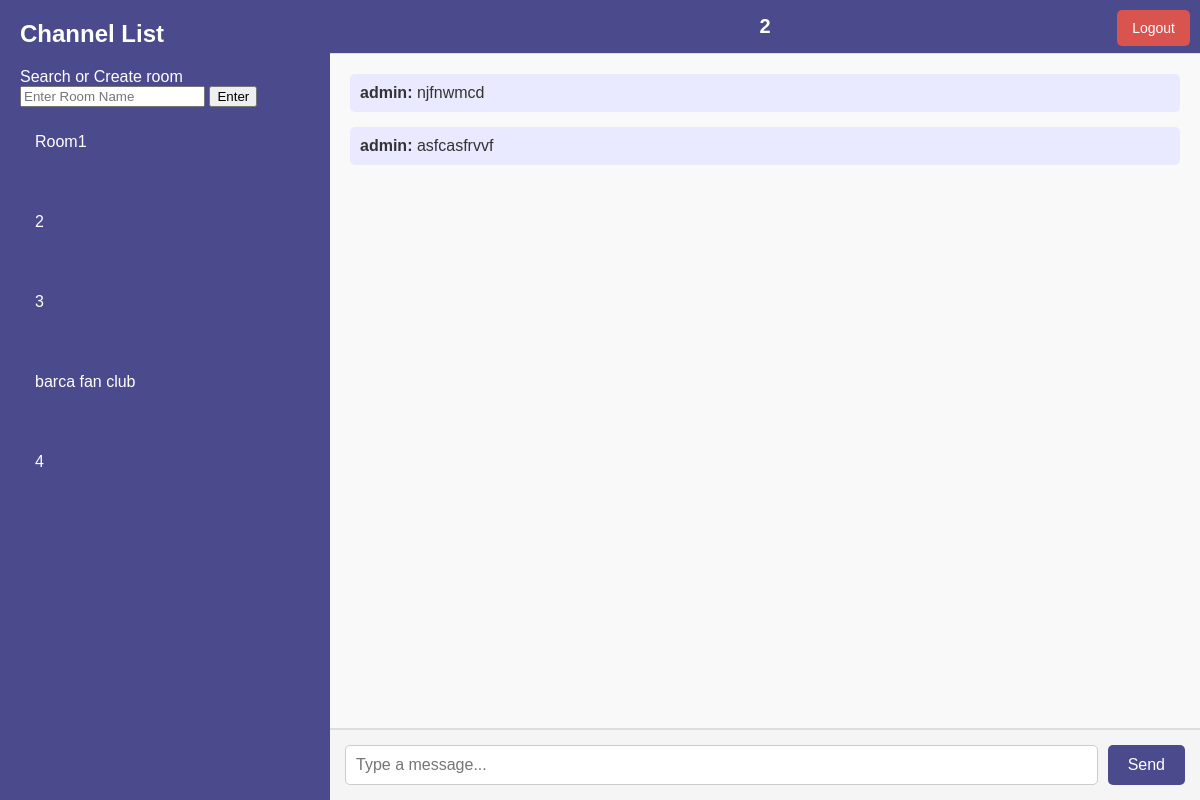
The app's page /chat/2 (signed in), older data.
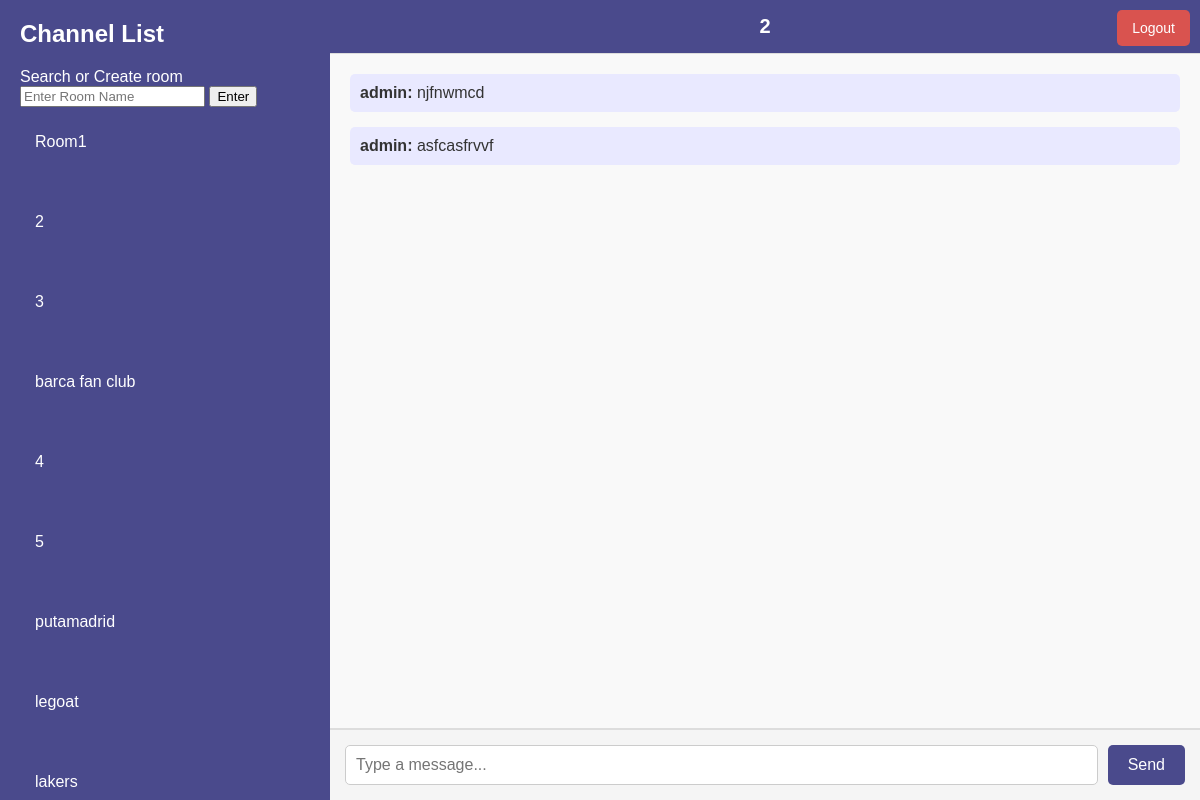
The same page, newer data.
### src/models/chat.py (models this page shows)
class ChatRoom(db.Model):
    __tablename__ = 'chat_rooms'
    id = db.Column(db.Integer, primary_key=True)
    name = db.Column(db.String(80), unique=True, nullable=False)

class Message(db.Model):
    __tablename__ = 'messages'
    id = db.Column(db.Integer, primary_key=True)
    user_id = db.Column(db.Integer, db.ForeignKey('users.id'), nullable=False)
    room_id = db.Column(db.Integer, db.ForeignKey('chat_rooms.id'), nullable=False)
    content = db.Column(db.Text, nullable=False)
    timestamp = db.Column(db.DateTime, default=datetime.utcnow)
    user = db.relationship('User', backref='messages')
    room = db.relationship('ChatRoom', backref='messages')

### src/models/user.py (models this page shows)
class User(UserMixin, db.Model):
    __tablename__ = "users"
    id = db.Column(db.Integer, primary_key=True)
    username = db.Column(db.String(150), unique=True, nullable=False)
    email = db.Column(db.String(150), unique=True, nullable=False)
    password = db.Column(db.String(200), nullable=False)
    is_admin = db.Column(db.Boolean, default=False)

### src/views/chat_view/routes.py (the view)
@chat_bp.route('/chat/<room_name>')
@login_required
def room(room_name):
    all_rooms = ChatRoom.query.all()
    room = ChatRoom.query.filter_by(name=room_name).first_or_404()
    messages = Message.query.filter_by(room_id=room.id).order_by(Message.timestamp).all()
    return render_template('chatapp/room.html', rooms=all_rooms, room=room, messages=messages)

### src/extensions.py (called while the page is built)
@login_manager.user_loader
def load_user(user_id):
    return User.query.get(int(user_id))

### src/templates/chatapp/room.html (shortened to what this page needs)
<!DOCTYPE html>
<html lang="en">
<head>
    <link rel="stylesheet" href="{{ url_for('static', filename='css/styles.css') }}">
</head>
<body>
    <div class="chat-container">
        <div class="sidebar">
            <h2>Channel List</h2>
            <div id="room-form" class="room-form hidden">
                <form method="POST" action="{{ url_for('chat.chat') }}">
                    <label for="room_name">Search or Create room</label>
                    <input type="text" name="room_name" id="room_name" placeholder="Enter Room Name" required>
                    <button type="submit">Enter</button>
                </form>
            </div>
            <ul>
                {% if rooms %}
                    {% for one_room in rooms %}
                    <li>
                        <a href="{{ url_for('chat.room', room_name=one_room.name) }}">
                            <div class="room">
                                <p class="room-name">{{ one_room.name }}</p>
                            </div>
                        </a>
                    </li>
                    {% endfor %}
                {% else %}
                    <p>No rooms available. Create the first one!</p>
                {% endif %}
            </ul>
            <div class="logout">
                <a href="{{ url_for('auth.logout') }}" class="logout-button">Logout</a>
            </div>
        </div>
        <div class="chat-window">
            <div class="chat-header">{{ room.name }}</div>
            <div id="chat-box" class="chat-box">
                {% for msg in messages %}
                <div class="message">
                    <strong>{{ msg.user.username }}:</strong> {{ msg.content }}
                </div>
                {% endfor %}
            </div>
            <div class="chat-input">
                <input id="message" type="text" placeholder="Type a message...">
                <button onclick="sendMessage()">Send</button>
            </div>
        </div>
    </div>
</body>
</html>

Row changes from the older to the newer data that the page shows:
added ChatRoom: name "5"
added ChatRoom: name "putamadrid"
added ChatRoom: name "legoat"
added ChatRoom: name "lakers"
